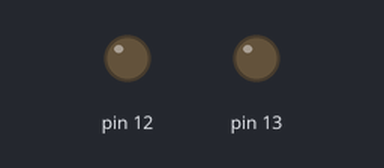
Recording of a sketch running on a simulated Arduino Uno, built with avr-gcc and run on an emulated ATmega328P. Shown: output pins drawn as LEDs (lit = HIGH).

Above: at 1.3 s.
At 10.0 s:
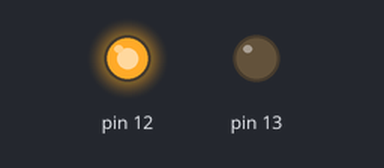
At 12.7 s:
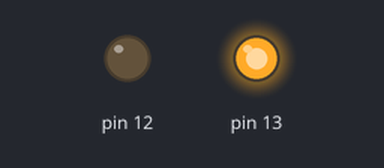
Timing chart, 0 to 14.0 s (numbered marks = the images above):
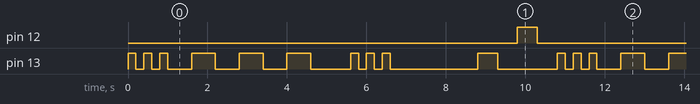

Measured:
- by itself, pin 12: alternates HIGH for 0.50 s and LOW for 10.3 s
- by itself, pin 13: repeats every 10.8 s: 2 × (LOW 0.20 s, HIGH 0.20 s), 3 × (LOW 0.60 s, HIGH 0.60 s), LOW 1.0 s, 2 × (HIGH 0.20 s, LOW 0.20 s), HIGH 0.20 s, LOW 2.2 s, HIGH 0.50 s, LOW 1.5 s, HIGH 0.20 s
- by itself, everything shown: repeats every 10.8 s, in 22 steps

The sketch:

ArduinoBlinkProject.ino
```cpp
void blinkSOS() {
  for (int i = 0; i < 3; i++) {
    digitalWrite(13, HIGH);
    delay(200);
    digitalWrite(13, LOW);
    delay(200);
  }
  delay(400);

  for (int i = 0; i < 3; i++) {
    digitalWrite(13, HIGH);
    delay(600);
    digitalWrite(13, LOW);
    delay(600);
  }
  delay(400);

  for (int i = 0; i < 3; i++) {
    digitalWrite(13, HIGH);
    delay(200);
    digitalWrite(13, LOW);
    delay(200);
  }
  delay(2000);
}
void setup() {
  pinMode(13, OUTPUT);
  pinMode(12, OUTPUT);
}

void loop() {
  blinkSOS();
  digitalWrite(13, HIGH);
  delay(500);
  digitalWrite(13, LOW);
  delay(500);
  digitalWrite(12, HIGH);
  delay(500);
  digitalWrite(12, LOW);
  delay(500);
}
```
